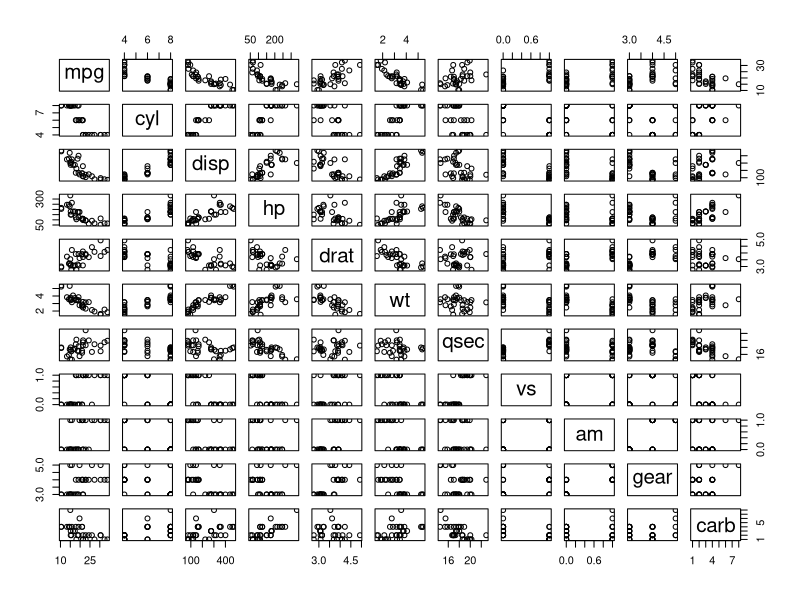
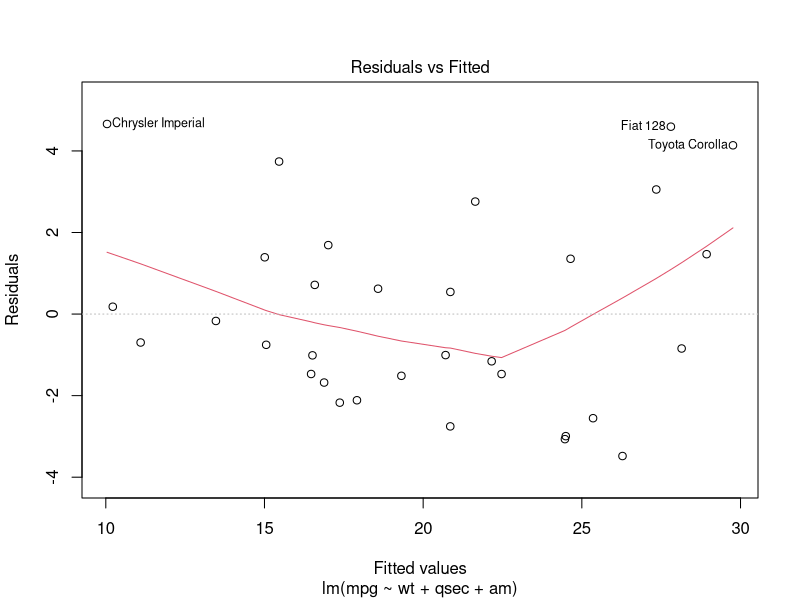
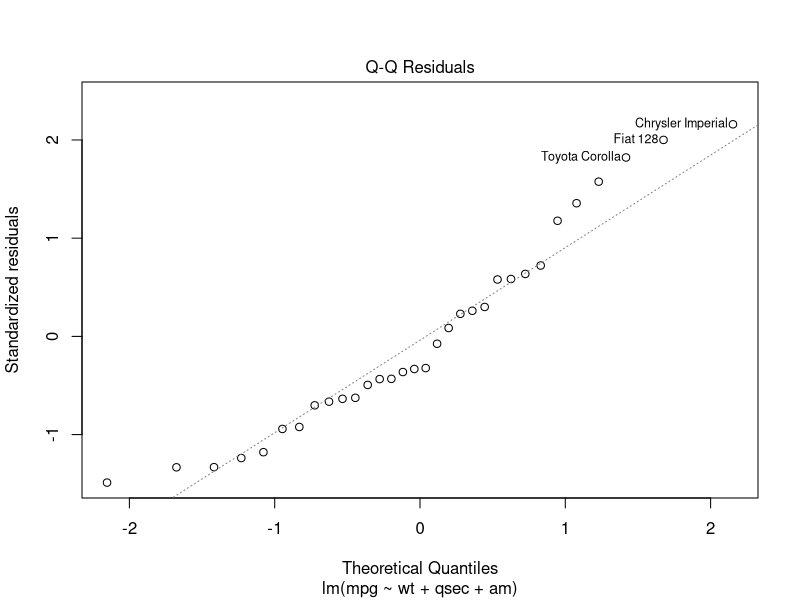
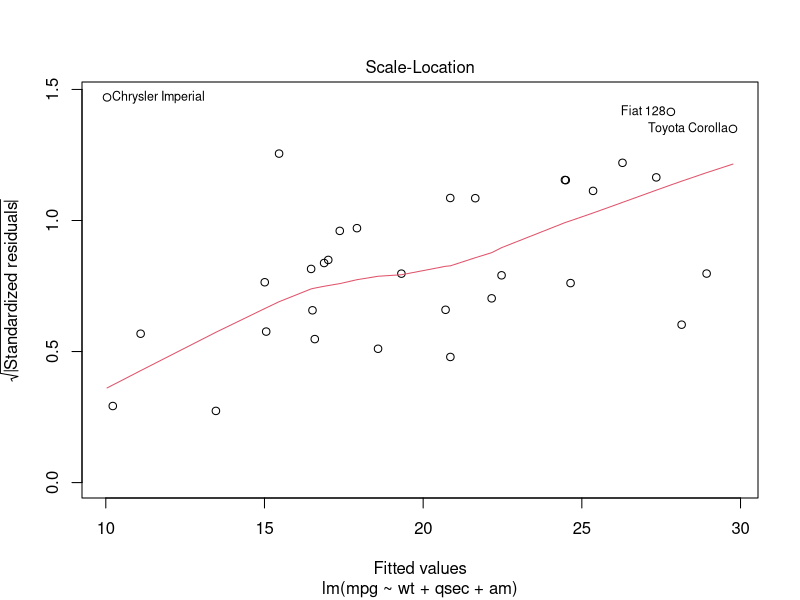
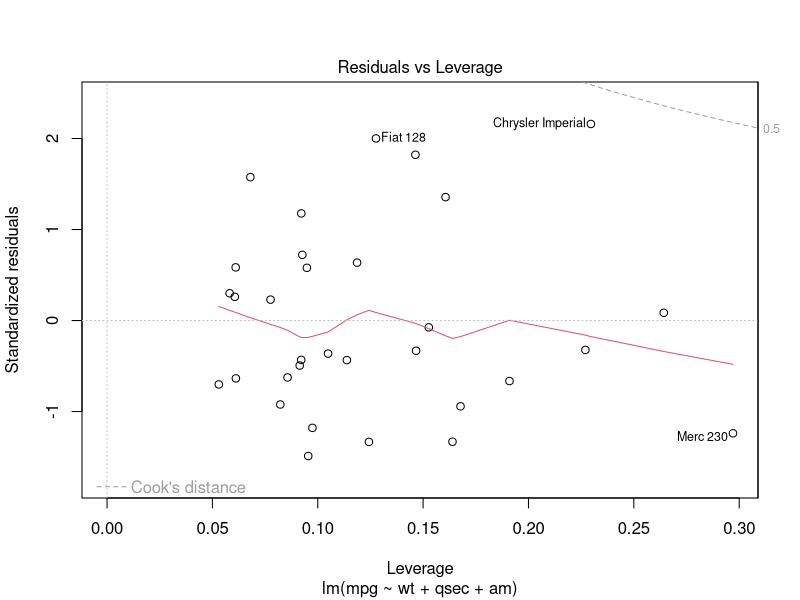

The R script that drew these images, in order:
## ---- chunk 1
knitr::opts_chunk$set(echo = TRUE)
## ---- chunk 2
library(stats)
library(ggplot2)
data(mtcars)
## ---- chunk 3
plot(mtcars)
## ---- chunk 4
model1 <- lm(mpg ~ am, data = mtcars)
summary(model1)
## ---- chunk 5
model2 <- lm(mpg ~ ., data = mtcars)
summary(model2)
## ---- chunk 6
step(model2, trace = FALSE)
## ---- chunk 7
new <- lm(formula = mpg ~ wt + qsec + am, data = mtcars)
summary(new)
## ---- chunk 8
plot(new)
